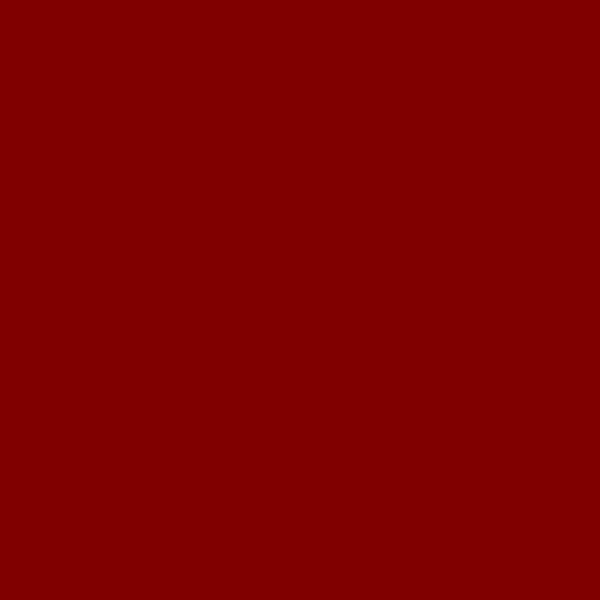
Frame 1 (no input)
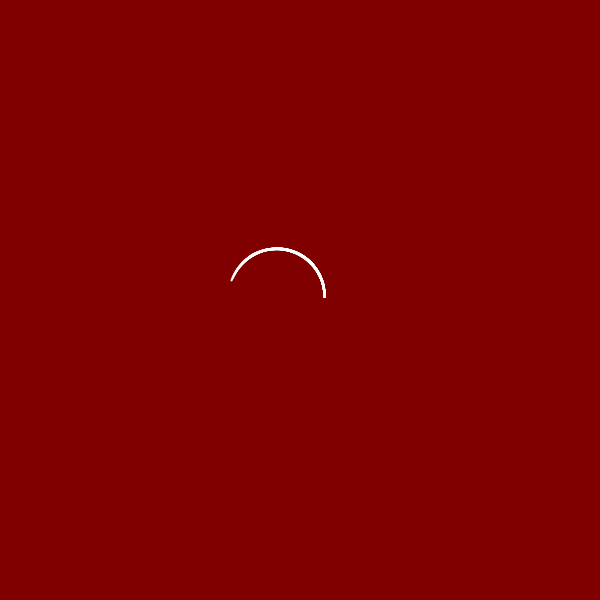
Frame 60 (the mouse pressed at the canvas centre just before this capture)
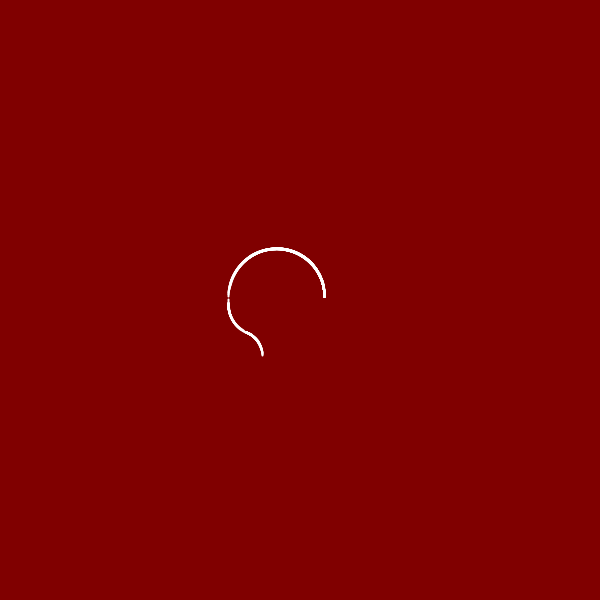
Frame 120 (the mouse held since frame 60 and released just before this capture)

The Processing sketch that drew these frames (run headless with seeded random() and noise(); from frame 60 on, the mouse is pressed at the canvas centre):

// Processing sketch: snakey
// ── snakey.pde
boolean inside = false;
float x, y, d, pd, mov, end, arc;

void setup(){
  size(600, 600);
  x = width/2;
  y = height/2;
  d = 50;
  arc = PI;
  background(128,0,0);
  noFill();
  stroke(255);
  strokeWeight(2);
}

void draw(){
  if(inside){
    arc(x, y, d, d, end, mov);
    mov+=PI/64;
  }
  else{
    arc(x, y, d, d, mov, end);
    mov-=PI/64;
  }
  if(mov%TWO_PI - arc%TWO_PI <= PI/64){
    pd = d;
    d = random(25,100);
    x += cos(mov)*(pd/2) + cos(mov)*(d/2);
    y += sin(mov)*(pd/2) + sin(mov)*(d/2);
    x = x%width;
    y = y%height;
    end = mov-PI;
    mov = end;
    arc = mov + random(PI/2,TWO_PI+PI/2);
    inside = !inside;
  }
}
